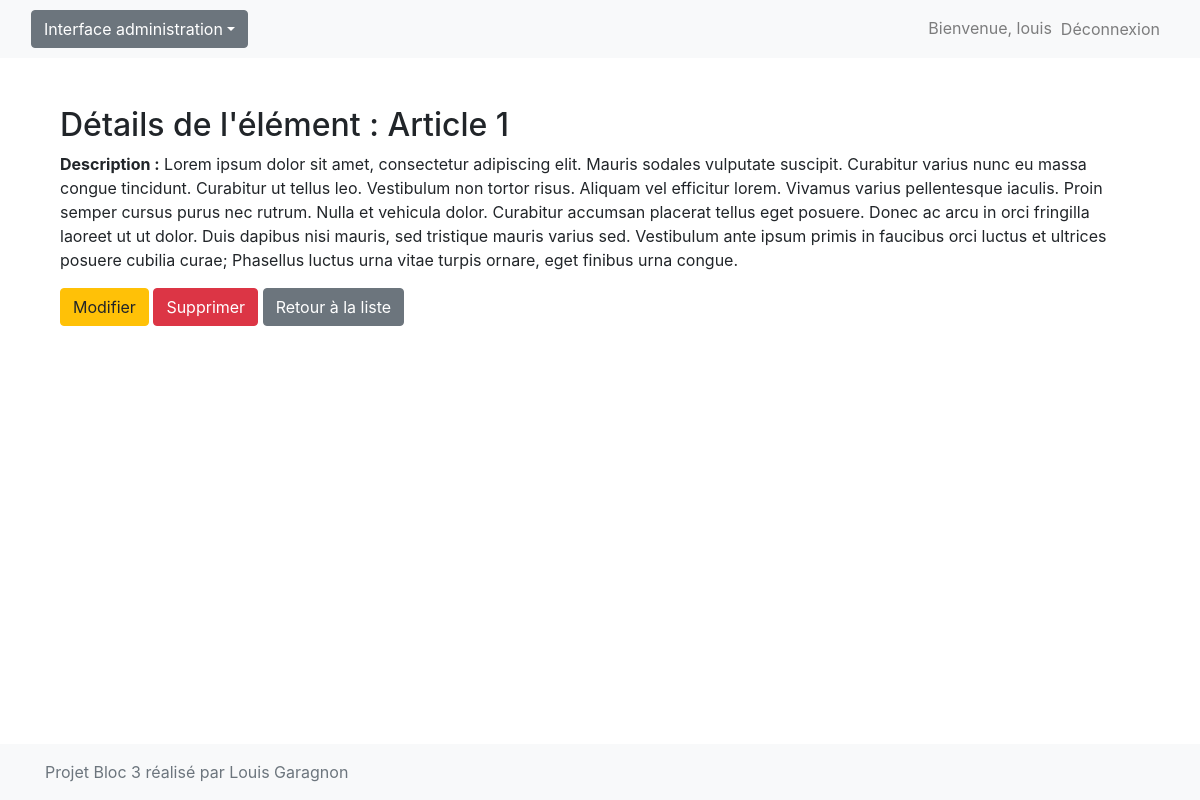
Screenshot of /items/1/ (signed in) with the database file from the repository.
### manage_data/models.py (models this page shows)
class Item(models.Model):
    name = models.CharField(max_length=100)
    description = models.TextField()
    created_at = models.DateTimeField(auto_now_add=True)
    updated_at = models.DateTimeField(auto_now=True)

### manage_data/views.py (the view)
# urls.py: path('<int:pk>/', ItemDetailView.as_view(), name='item-detail'),
class ItemDetailView(LoginRequiredMixin, DetailView):
    model = Item
    template_name = 'manage_data/item_detail.html'
    context_object_name = 'item'

### manage_data/templates/manage_data/item_detail.html (shortened to what this page needs)
{% extends 'base.html' %}
{% block content %}
<div class="container mt-4">
    <h2>Détails de l'élément : {{ item.name }}</h2>
    <p><strong>Description :</strong> {{ item.description }}</p>
    <a href="{% url 'item-update' item.pk %}" class="btn btn-warning">Modifier</a>
    <a href="{% url 'item-delete' item.pk %}" class="btn btn-danger">Supprimer</a>
    <a href="{% url 'item-list' %}" class="btn btn-secondary">Retour à la liste</a>
</div>
{% endblock %}

### manage_data/templates/base.html (shortened to what this page needs)
<!DOCTYPE html>
<html lang="fr">
<head>
    <link rel="stylesheet" href="https://stackpath.bootstrapcdn.com/bootstrap/4.5.2/css/bootstrap.min.css">
</head>
<body>
    <nav class="navbar navbar-expand-lg navbar-light bg-light">
        <div class="container-fluid">
            <div class="dropdown">
                <button class="btn btn-secondary dropdown-toggle" type="button" id="dropdownMenuButton" data-toggle="dropdown" aria-haspopup="true" aria-expanded="false">
                    Interface administration</button>
            </div>
        <div class="collapse navbar-collapse justify-content-end">
            <ul class="navbar-nav">
                {% if user.is_authenticated %}
                <li class="nav-item">
                    <span class="navbar-text">Bienvenue, {{ user.username }}</span>
                </li>
                <li class="nav-item">
                <form method="POST" action="{% url 'logout' %}">
                    <button type="submit" class="btn btn-link nav-link">
                        Déconnexion
                    </button>
                </form>
            </li>
                {% endif %}
            </ul>
        </div>
    </nav>
    <div class="container mt-4">
        {% block content %}
        {% endblock %}
    </div>
    <footer class="bg-light text-muted py-3 mt-5">
        <div class="container">
            <div class="row">
                <div class="col-md-6">
                    <p class="mb-0">Projet Bloc 3 réalisé par Louis Garagnon</p>
                </div>
            </div>
        </div>
    </footer>
</body>
</html>

### manage_data/templates/base.html (style rules this page uses)
html, body { height: 100%; }
body { display: flex; flex-direction: column; }
.container { flex: 1; }
footer { position: relative; bottom: 0; width: 100%; }

### rows the page displays
Item: name "Article 1", description "Lorem ipsum dolor sit amet, consectetur adipiscing elit. Mauris sodales vulputate suscipit. Curabitur varius nunc eu massa congue tincidunt. Curabitur ut tellus leo. Vestibulum non tortor risus. Aliquam vel efficitur lorem. Vivamus varius pellentesque iaculis. Proin semper cursus purus nec rutrum. Nulla et vehicula dolor. Curabitur accumsan placerat tellus eget posuere. Donec ac arcu in orci fringilla laoreet ut ut dolor. Duis dapibus nisi mauris, sed tristique mauris varius sed. Vestibulum ante ipsum primis in faucibus orci luctus et ultrices posuere cubilia curae; Phasellus luctus urna vitae turpis ornare, eget finibus urna congue."

### other values shown
{{ user.username }} "louis"
